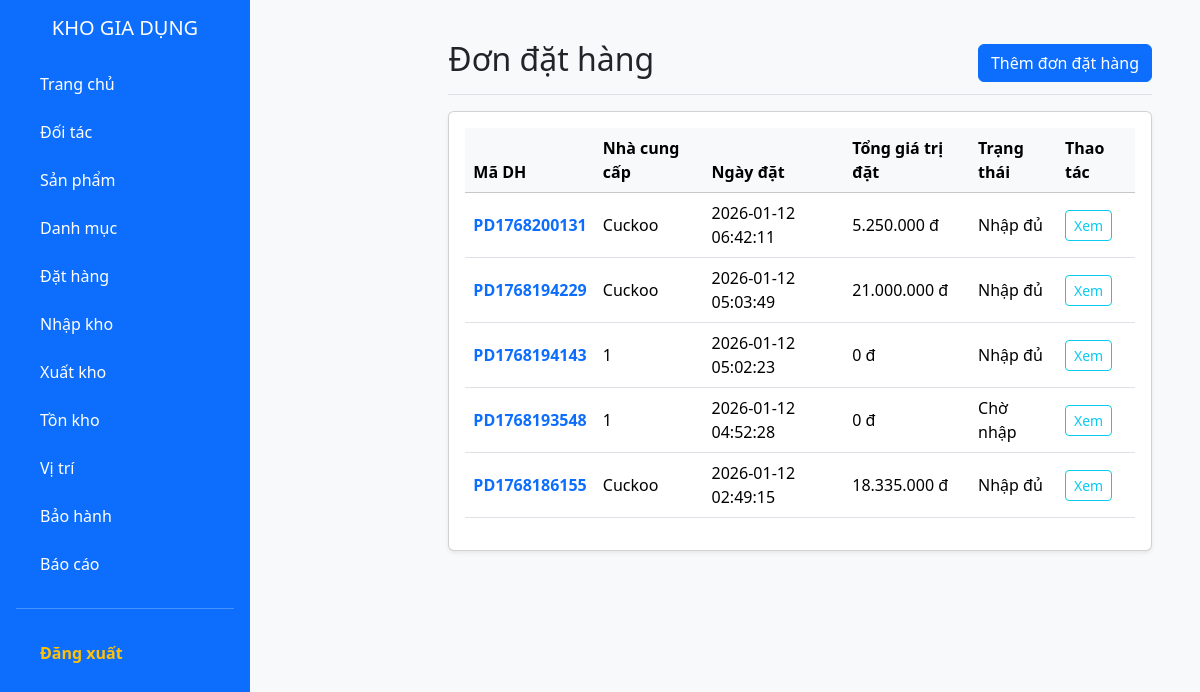
The app's page /public/phieudathang (signed in), older data.
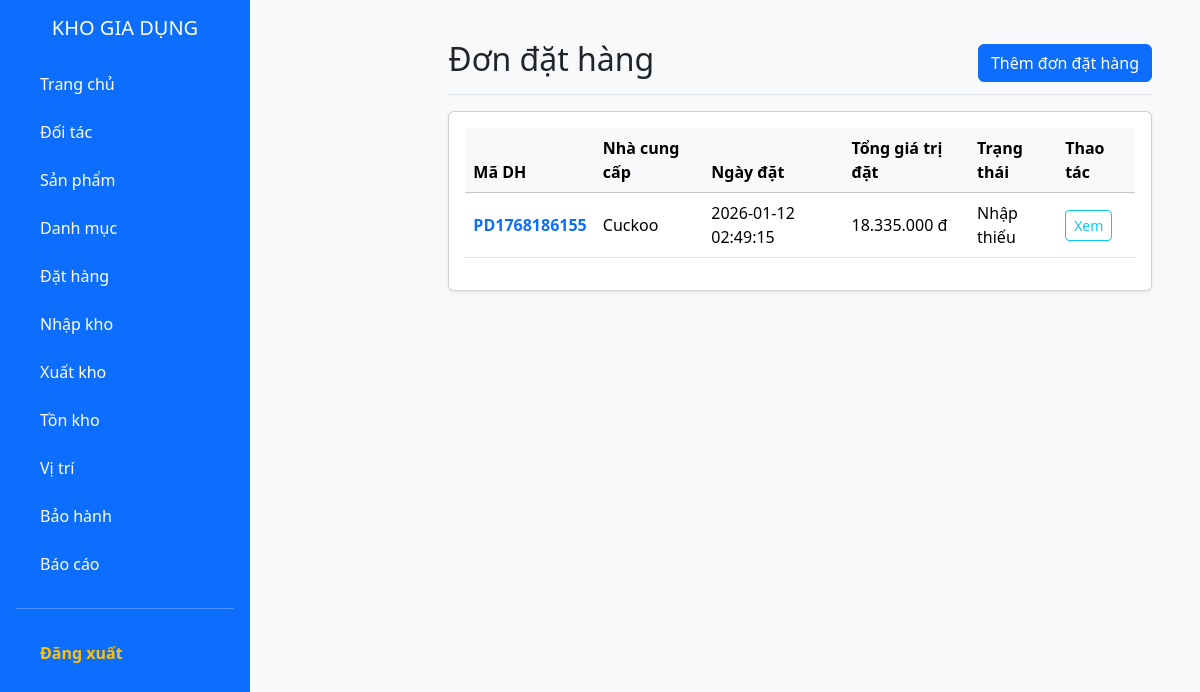
The same page, newer data.
### tables this page shows
CREATE TABLE IF NOT EXISTS `phieudathang` (
  `maDH` varchar(20) NOT NULL,
  `ngayDatHang` datetime DEFAULT CURRENT_TIMESTAMP,
  `maNCC` varchar(10) NOT NULL,
  `trangThai` int DEFAULT '0',
  `maND` varchar(20) DEFAULT NULL,
  PRIMARY KEY (`maDH`),
  KEY `fk_pdh_ncc` (`maNCC`),
  KEY `fk_pdh_nd` (`maND`)
);

CREATE TABLE IF NOT EXISTS `nhacungcap` (
  `maNCC` varchar(10) NOT NULL,
  `tenNCC` varchar(100) NOT NULL,
  `diaChi` varchar(200) DEFAULT NULL,
  `sdt` varchar(20) DEFAULT NULL,
  `email` varchar(50) DEFAULT NULL,
  `trangThai` tinyint DEFAULT '1',
  PRIMARY KEY (`maNCC`)
);

### app/controllers/PhieudathangController.php (called while the page is built, shortened)
<?php
class PhieudathangController extends Controller {
    private $orderModel;
    public function __construct() {
        $this->orderModel = $this->model('PhieuDatHangModel');
    }
    public function index() {
        $orders = $this->orderModel->getAll();
        $data = [
            'title' => 'Đơn đặt hàng',
            'orders' => $orders
        ];
        $this->view('phieudathang/index', $data);
    }
}
?>

### app/core/app.php (called while the page is built, shortened)
<?php
class App {
    protected $action = 'index';
    public function __construct() {
        $url = $this->parseUrl();
        if (isset($url[0])) {
            if (file_exists(APP_ROOT . '/controllers/' . ucfirst($url[0]) . 'Controller.php')) {
                unset($url[0]);
            }
        }
        $this->controller = new $this->controller;
        $this->params = $url ? array_values($url) : [];
        call_user_func_array([$this->controller, $this->action], $this->params);
    }
    public function parseUrl() {
        if (isset($_GET['url'])) {
            return explode('/', filter_var(rtrim($_GET['url'], '/'), FILTER_SANITIZE_URL));
        }
    }
}
?>

### public/index.php (called while the page is built, shortened)
<?php
require_once ROOT_PATH . '/app/core/Database.php';
require_once ROOT_PATH . '/app/core/Controller.php';
require_once ROOT_PATH . '/app/core/App.php';
$app = new App();
?>

### app/models/PhieuDatHangModel.php (called while the page is built, shortened)
<?php
class PhieuDatHangModel {
    private $conn;
    public function __construct() {
        $this->conn = Database::getInstance()->getConnection();
    }
    public function getAll() {
        $sql = "SELECT pd.*, n.tenNCC,
                       COALESCE(SUM(ct.soLuong * ct.donGia), 0) AS tongGiaTri
                FROM phieudathang pd
                LEFT JOIN NHACUNGCAP n ON pd.maNCC = n.maNCC
                LEFT JOIN ct_phieudathang ct ON ct.maDH = pd.maDH
                GROUP BY pd.maDH
                ORDER BY pd.ngayDatHang DESC";
        $stmt = $this->conn->prepare($sql);
        $stmt->execute();
        return $stmt->fetchAll(PDO::FETCH_ASSOC);
    }
}
?>

### app/core/Database.php (called while the page is built, shortened)
<?php
class Database {
    private static $instance = null;
    private $conn;
    private function __construct() {
        try {
            $dsn = "mysql:host=" . DB_HOST . ";dbname=" . DB_NAME . ";charset=utf8mb4";
            $this->conn = new PDO($dsn, DB_USER, DB_PASS);
            $this->conn->setAttribute(PDO::ATTR_ERRMODE, PDO::ERRMODE_EXCEPTION);
            $this->conn->setAttribute(PDO::ATTR_DEFAULT_FETCH_MODE, PDO::FETCH_ASSOC);
        } catch(PDOException $e) {
            die("Lỗi kết nối MySQL: " . $e->getMessage());
        }
    }
    public static function getInstance() {
        if (!self::$instance) {
            self::$instance = new Database();
        }
        return self::$instance;
    }
    public function getConnection() {
        return $this->conn;
    }
}
?>

### app/views/phieudathang/index.php (the view)
<?php require_once APP_ROOT . '/views/layouts/header.php'; ?>
<?php require_once APP_ROOT . '/views/layouts/sidebar.php'; ?>
<main class="col-md-9 ms-sm-auto col-lg-10 px-md-4">
    <div class="d-flex justify-content-between align-items-center pt-3 pb-2 mb-3 border-bottom">
        <h1 class="h2"><?php echo $data['title']; ?></h1>
        <a href="<?php echo BASE_URL; ?>/phieudathang/create" class="btn btn-primary">Thêm đơn đặt hàng</a>
    </div>
    <div class="card shadow-sm">
        <div class="card-body">
            <div class="table-responsive">
                <table class="table table-hover align-middle">
                    <thead class="table-light">
                        <tr>
                            <th>Mã DH</th>
                            <th>Nhà cung cấp</th>
                            <th>Ngày đặt</th>
                            <th>Tổng giá trị đặt</th>
                            <th>Trạng thái</th>
                            <th>Thao tác</th>
                        </tr>
                    </thead>
                    <tbody>
                        <?php if (!empty($data['orders'])): ?>
                            <?php foreach ($data['orders'] as $o): ?>
                                <tr>
                                    <td class="fw-bold text-primary"><?php echo $o['maDH']; ?></td>
                                    <td><?php echo $o['tenNCC'] ?? ''; ?></td>
                                    <td><?php echo $o['ngayDatHang']; ?></td>
                                    <td><?php echo number_format($o['tongGiaTri'] ?? 0, 0, ',', '.'); ?> đ</td>
                                    <td>
                                        <?php
                                            $label = 'Không rõ';
                                            switch ((int)$o['trangThai']) {
                                                case 0: $label = 'Chờ nhập'; break;
                                                case 1: $label = 'Nhập thiếu'; break;
                                                case 2: $label = 'Nhập đủ'; break;
                                            }
                                            echo $label;
                                        ?>
                                    </td>
                                    <td>
                                        <a href="<?php echo BASE_URL; ?>/phieudathang/show/<?php echo $o['maDH']; ?>" class="btn btn-sm btn-outline-info">Xem</a>
                                    </td>
                                </tr>
                            <?php endforeach; ?>
                        <?php else: ?>
                            <tr><td colspan="5" class="text-center text-muted">Chưa có đơn đặt hàng.</td></tr>
                        <?php endif; ?>
                    </tbody>
                </table>
            </div>
        </div>
    </div>
</main>
<?php require_once APP_ROOT . '/views/layouts/footer.php'; ?>

### app/core/controller.php (shortened to what this page needs)
<?php
class Controller {
    public function model($model) {
        return new $model();
    }
    public function view($view, $data = []) {
        extract($data);
        if (file_exists(APP_ROOT . '/views/' . $view . '.php')) {
            require_once APP_ROOT . '/views/' . $view . '.php';
        } else {
            die("View does not exist.");
        }
    }
}
?>

### app/views/layouts/header.php (shortened to what this page needs)
<!DOCTYPE html>
<html lang="vi">
<head>
    <link href="https://cdn.jsdelivr.net/npm/bootstrap@5.3.2/dist/css/bootstrap.min.css" rel="stylesheet">
</head>
<body class="bg-light">

### app/views/layouts/sidebar.php
<div class="d-flex">
    <div class="bg-primary text-white p-3" style="width:250px; min-height:100vh;">
        <h5 class="text-center mb-4">
            <a href="<?php echo BASE_URL; ?>/home" class="text-white text-decoration-none">
                KHO GIA DỤNG
            </a>
        </h5>
        <ul class="nav flex-column">
            <li class="nav-item mb-2">
                <a class="nav-link text-white" href="<?php echo BASE_URL; ?>/home">
                    <i class="fas fa-home me-2"></i> Trang chủ
                </a>
            </li>
            <li class="nav-item mb-2">
                <a class="nav-link text-white" href="<?php echo BASE_URL; ?>/partner/supplier">
                    <i class="fas fa-box me-2"></i> Đối tác
                </a>
            </li>
            <li class="nav-item mb-2">
                <a class="nav-link text-white" href="<?php echo BASE_URL; ?>/product">
                    <i class="fas fa-box me-2"></i> Sản phẩm
                </a>
            </li>
            <li class="nav-item mb-2">
                <a class="nav-link text-white" href="<?php echo BASE_URL; ?>/category">
                    <i class="fas fa-tags me-2"></i> Danh mục
                </a>
            </li>
            <li class="nav-item mb-2">
                <a class="nav-link text-white" href="<?php echo BASE_URL; ?>/phieudathang">
                    <i class="fas fa-shopping-cart me-2"></i> Đặt hàng
                </a>
            </li>
            <li class="nav-item mb-2">
                <a class="nav-link text-white" href="<?php echo BASE_URL; ?>/import">
                    <i class="fas fa-download me-2"></i> Nhập kho
                </a>
            </li>
            <li class="nav-item mb-2">
                <a class="nav-link text-white" href="<?php echo BASE_URL; ?>/export">
                    <i class="fas fa-upload me-2"></i> Xuất kho
                </a>
            </li>
            <li class="nav-item mb-2">
                <a class="nav-link text-white" href="<?php echo BASE_URL; ?>/inventory">
                    <i class="fas fa-warehouse me-2"></i> Tồn kho
                </a>
            </li>
            <li class="nav-item mb-2">
                <a class="nav-link text-white" href="<?php echo BASE_URL; ?>/vitri">
                    <i class="fas fa-map-marker-alt me-2"></i> Vị trí
                </a>
            </li>
            <li class="nav-item mb-2">
                <a class="nav-link text-white" href="<?php echo BASE_URL; ?>/warranty">
                    <i class="fas fa-shield-alt me-2"></i> Bảo hành
                </a>
            </li>
            <li class="nav-item mb-2">
                <a class="nav-link text-white" href="<?php echo BASE_URL; ?>/report">
                    <i class="fas fa-chart-bar me-2"></i> Báo cáo
                </a>
            </li>
            <hr class="text-white">
            <li class="nav-item mt-2">
                <a class="nav-link text-warning fw-bold" href="<?php echo BASE_URL; ?>/auth/logout">
                    <i class="fas fa-sign-out-alt me-2"></i> Đăng xuất
                </a>
            </li>
        </ul>
    </div>
    <div class="flex-grow-1 p-4">

### app/views/layouts/footer.php (shortened to what this page needs)
    </div>
</div>
</body>
</html>

Row changes from the older to the newer data that the page shows:
removed phieudathang: maDH "PD1768200131", maNCC.tenNCC "Cuckoo", ngayDatHang "2026-01-12 06:42:11", tongGiaTri "5.250.000", trangThai "Nhập đủ"
removed phieudathang: maDH "PD1768194229", maNCC.tenNCC "Cuckoo", ngayDatHang "2026-01-12 05:03:49", tongGiaTri "21.000.000", trangThai "Nhập đủ"
removed phieudathang: maDH "PD1768194143", maNCC.tenNCC "1", ngayDatHang "2026-01-12 05:02:23", tongGiaTri "0", trangThai "Nhập đủ"
removed phieudathang: maDH "PD1768193548", maNCC.tenNCC "1", ngayDatHang "2026-01-12 04:52:28", tongGiaTri "0", trangThai "Chờ nhập"
changed phieudathang "PD1768186155": trangThai "Nhập đủ" → "Nhập thiếu"
